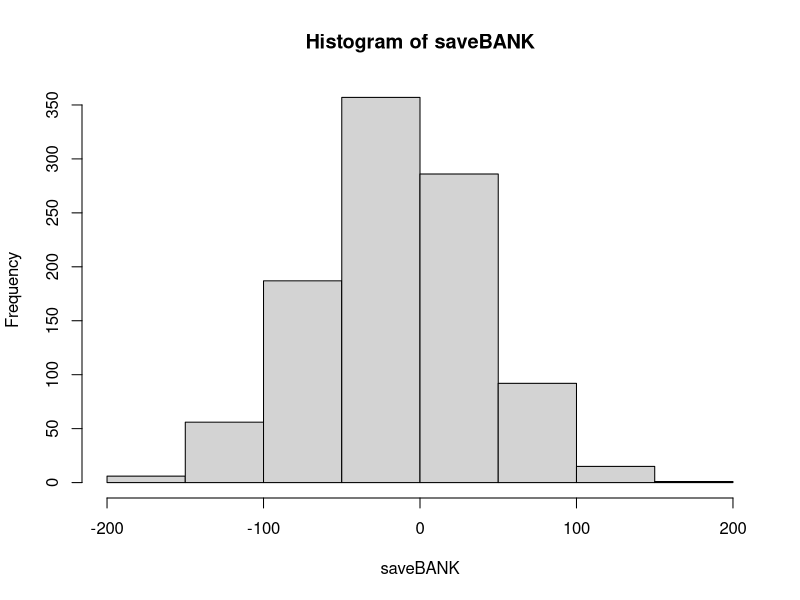
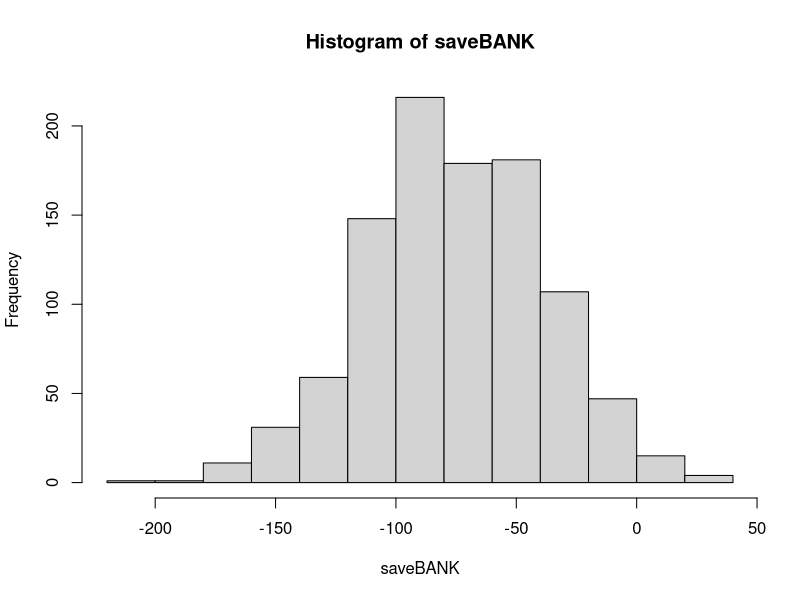

Write the R code that produced these figures, in order.
## ---- chunk 1
knitr::opts_chunk$set(echo = TRUE)
require(tidyverse)
require(tidyverse)
require(knitr)
## ---- chunk 2
daysY=1:365
saveBANK=vector("numeric")
for(j in 1:1000) { 
bank=0
for(i in 1:637) {
  class=sample(daysY,size=35,replace=TRUE)
  n=length(unique(class)) 
  if (n==35)bank=bank-4.50
  else bank=bank+1
}
saveBANK[j]=bank
}
## ---- chunk 3
hist(saveBANK)
print(mean(saveBANK))
## ---- chunk 4
daysY=1:365
saveBANK=vector("numeric")
for(j in 1:1000) { 
bank=0
for(i in 1:637) {
  class=sample(daysY,size=27,replace=TRUE)
  n=length(unique(class)) 
  if (n==27)bank=bank-2
  else bank=bank+1
}
saveBANK[j]=bank
}
## ---- chunk 5
hist(saveBANK)
print(mean(saveBANK))
